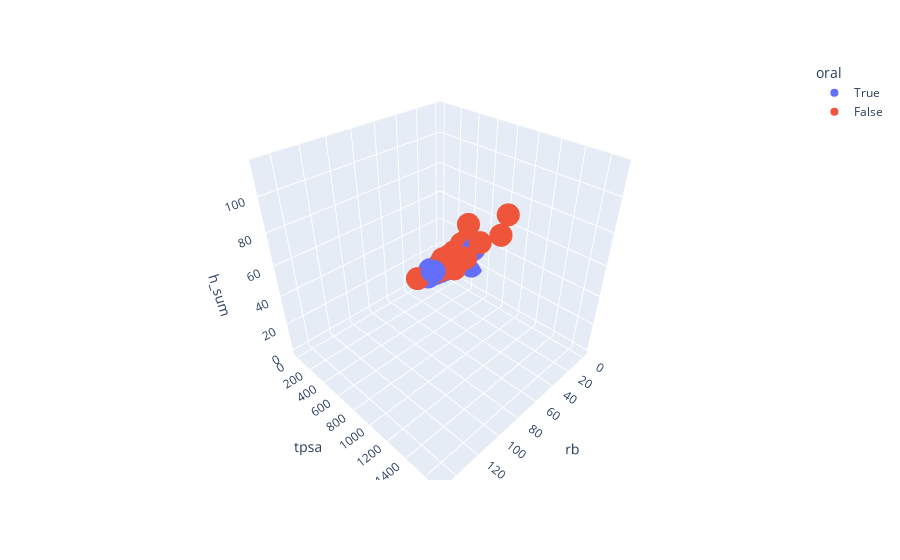

Source (notebook cell):
### Code cell
import plotly.express as px
fig = px.scatter_3d(X_veber, x='rb', y='tpsa', z='h_sum',
              color='oral')
fig.show()

### Figure 1 — Plotly figure (JSON) as saved in the notebook; plotly's stock layout.template omitted (floating-point values rounded to 4 significant figures; data arrays with more than 128 entries replaced by an {"elided": "..."} marker saying what was removed)
{"data": [{"hovertemplate": "oral=True<br>rb=%{x}<br>tpsa=%{y}<br>h_sum=%{z}<extra></extra>", "legendgroup": "True", "marker": {"color": "#636efa", "symbol": "circle"}, "mode": "markers", "name": "True", "scene": "scene", "showlegend": true, "type": "scatter3d", "x": {"elided": "403 int values"}, "y": {"elided": "403 float values"}, "z": {"elided": "403 int values"}}, {"hovertemplate": "oral=False<br>rb=%{x}<br>tpsa=%{y}<br>h_sum=%{z}<extra></extra>", "legendgroup": "False", "marker": {"color": "#EF553B", "symbol": "circle"}, "mode": "markers", "name": "False", "scene": "scene", "showlegend": true, "type": "scatter3d", "x": {"elided": "160 int values"}, "y": {"elided": "160 float values"}, "z": {"elided": "160 int values"}}], "layout": {"legend": {"title": {"text": "oral"}, "tracegroupgap": 0}, "margin": {"t": 60}, "scene": {"domain": {"x": [0, 1], "y": [0, 1]}, "xaxis": {"title": {"text": "rb"}}, "yaxis": {"title": {"text": "tpsa"}}, "zaxis": {"title": {"text": "h_sum"}}}}}
